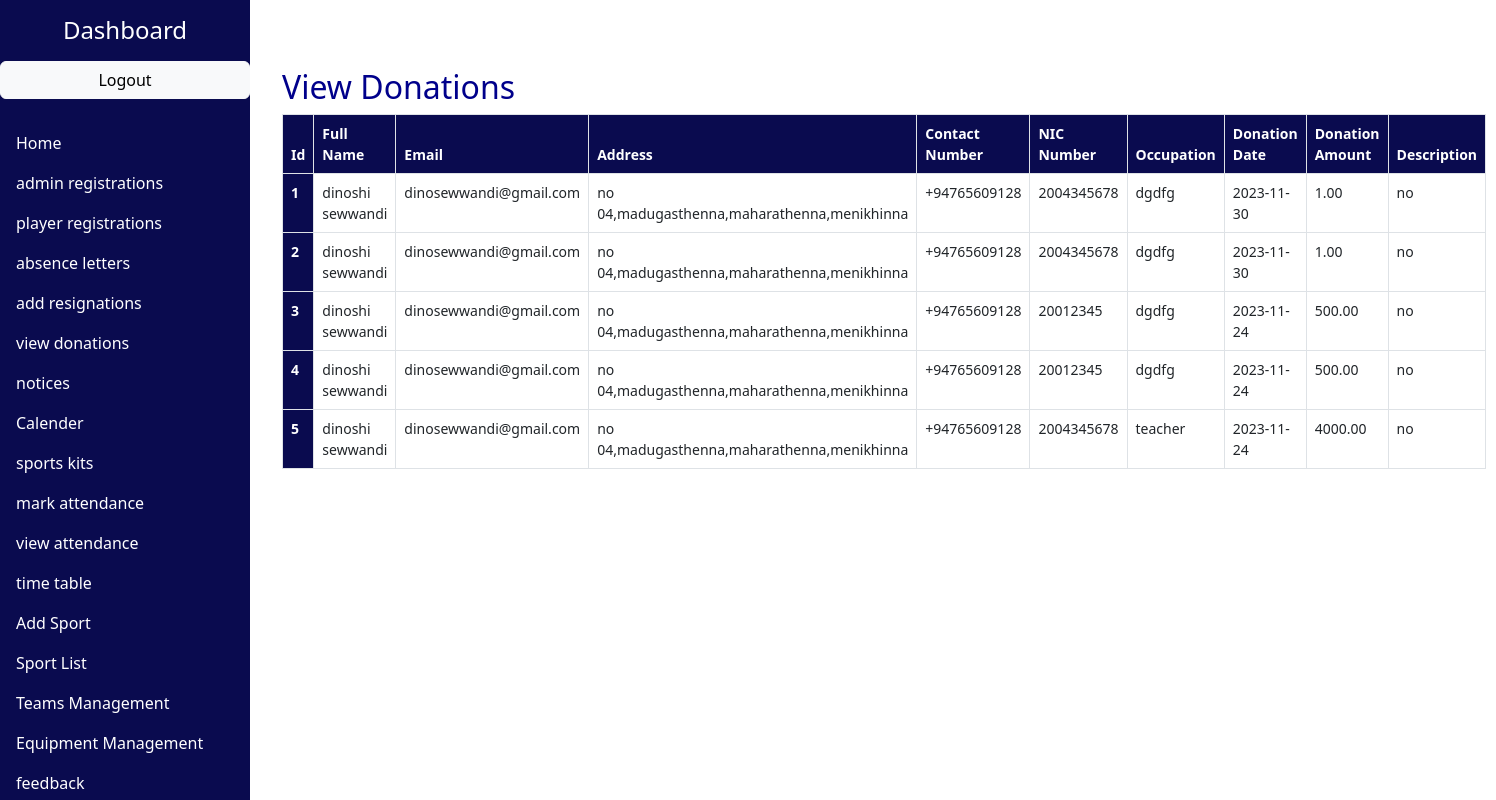
The page /view_donation.php on the database its author committed.
### tables this page shows
CREATE TABLE `donations` (
  `id` int(11) NOT NULL,
  `full_name` varchar(255) NOT NULL,
  `email` varchar(255) NOT NULL,
  `address` varchar(255) NOT NULL,
  `contact_number` varchar(20) NOT NULL,
  `nic_number` varchar(12) NOT NULL,
  `occupation` varchar(255) NOT NULL,
  `donation_date` date NOT NULL,
  `donation_amount` decimal(10,2) NOT NULL,
  `description` text DEFAULT NULL
);

### classes/Donation.php (called while the page is built, shortened)
<?php
class Donation
{
    public static function getAllDonations($db)
    {
        try {
            $query = "SELECT * FROM donations";
            $statement = $db->query($query);
            return $statement->fetchAll(PDO::FETCH_ASSOC);
        } catch (PDOException $exc) {
            die("Error getting donations: " . $exc->getMessage());
        }
    }
}
?>

### view_donation.php (the view, shortened to what this page needs)
<?php
require_once 'classes/Donation.php';
$db = classes\DbConnector::getConnection();
$donations = classes\Donation::getAllDonations($db);
?>
<!DOCTYPE html>
<html lang="en">
<head>
    <link href="https://cdn.jsdelivr.net/npm/bootstrap@5.3.0/dist/css/bootstrap.min.css" rel="stylesheet">
</head>
<body>
  <div class="container-fluid">
    <div class="row">
     <nav class="col-md-2 col-12 sidebar p-0">
             <div class="position-sticky">
          <h4 class="my-3 text-center">Dashboard</h4>
          <ul class="nav flex-column">
            <a href="logout.php" class="btn btn-outline-light btn-primary btn-light" style="color: black;">Logout</a>
<br>
                      <li class="nav-item">
                      <a class="nav-link active" href="admin_dashboard.php">Home</a>
                    </li>
                        <li class="nav-item">
                            <a class="nav-link active" href="admin_registrations.php">admin registrations</a>
                        </li>
                        <li class="nav-item">
                            <a class="nav-link active" href="player_registrations.php">player registrations</a>
                        </li>
                        <li class="nav-item">
                            <a class="nav-link active" href="admin_absence_letters.php">absence letters</a>
                        </li>
                        <li class="nav-item">
                            <a class="nav-link active" href="add_resignation.php">add resignations</a>
                        </li>
                        <li class="nav-item">
                            <a class="nav-link active" href="view_donation.php">view donations</a>
                        </li>
                        <li class="nav-item">
                            <a class="nav-link active" href="admin_notices.php">notices</a>
                        </li>
                        <li class="nav-item">
                            <a class="nav-link active" href="admin_event.php">Calender</a>
                        </li>
                          <li class="nav-item">
                            <a class="nav-link active" href="admin_sport_kit.php">sports kits</a>
                        </li>
                          <li class="nav-item">
                            <a class="nav-link active" href="mark_attendence.php">mark attendance</a>
                        </li>
                          <li class="nav-item">
                            <a class="nav-link active" href="view_attendance1.php">view attendance</a>
                        </li>
                          <li class="nav-item">
                            <a class="nav-link active" href="2.php">time table</a>
                        </li>
                        <li class="nav-item">
                          <a class="nav-link active" href="./add_sport.php">Add Sport</a>
                        </li>
                        <li class="nav-item">
                          <a class="nav-link active" href="./list_sports.php">Sport List</a>
                        </li>
                        <li class="nav-item">
                          <a class="nav-link active" href="./Teams.php">Teams Management</a>
                        </li>
                        <li class="nav-item">
                            <a class="nav-link active" href="./EquipmentStock.php">Equipment Management</a>
                        </li>
            <li class="nav-item">
              <a class="nav-link active" href="admin_feedback.php">feedback</a>
            </li>
          </ul>
        </div>
      </nav>
         <div class="col-md-10 col-12 main-content">
            <div class="col-md-10 col-12">
                <div class="container mt-5">
                    <h2 style="color:darkblue;">View Donations</h2>
                    <table class="table table-bordered">
                        <thead>
                            <tr>
                                <th>Id</th>
                                <th>Full Name</th>
                                <th>Email</th>
                                <th>Address</th>
                                <th>Contact Number</th>
                                <th>NIC Number</th>
                                <th>Occupation</th>
                                <th>Donation Date</th>
                                <th>Donation Amount</th>
                                <th>Description</th>
                            </tr>
                        </thead>
                        <tbody>
                            <?php foreach ($donations as $index => $donation): ?>
                                <tr>
                                    <th>
                                        <?php echo $index + 1; ?>
                                    </th>
                                    <td>
                                        <?= $donation['full_name'] ?>
                                    </td>
                                    <td>
                                        <?= $donation['email'] ?>
                                    </td>
                                    <td>
                                        <?= $donation['address'] ?>
                                    </td>
                                    <td>
                                        <?= $donation['contact_number'] ?>
                                    </td>
                                    <td>
                                        <?= $donation['nic_number'] ?>
                                    </td>
                                    <td>
                                        <?= $donation['occupation'] ?>
                                    </td>
                                    <td>
                                        <?= $donation['donation_date'] ?>
                                    </td>
                                    <td>
                                        <?= $donation['donation_amount'] ?>
                                    </td>
                                    <td>
                                        <?= $donation['description'] ?>
                                    </td>
                                </tr>
                            <?php endforeach; ?>
                        </tbody>
                    </table>
                </div>
            </div>
        </div>
    </div>
</body>
</html>

### view_donation.php (style rules this page uses)
.sidebar { position: fixed; top: 0; left: 0; bottom: 0; background-color: #0A0B4F; color: white; overflow-y: auto; height: 100%; width: 250px; z-index: 1; padding: 20px; margin: 0; }
.main-content { padding: 20px; z-index: 2; position: relative; margin-left: 250px; }
.sidebar .nav-link { color: white; }
.sidebar { background-color: #0A0B4F; color: white; height: 1000px; }
.table { font-size: 14px; }
.table th, .table td { border: 1px solid #dee2e6; padding: 8px; }
.table th { background-color: #0A0B4F; color: white; }

### rows shown on the page
donations: full_name "dinoshi sewwandi", email "dinosewwandi@gmail.com", address "no 04,madugasthenna,maharathenna,menikhinna", contact_number "+94765609128", nic_number "2004345678", occupation "dgdfg", donation_date "2023-11-30", donation_amount "1.00", description "no"
donations: full_name "dinoshi sewwandi", email "dinosewwandi@gmail.com", address "no 04,madugasthenna,maharathenna,menikhinna", contact_number "+94765609128", nic_number "2004345678", occupation "dgdfg", donation_date "2023-11-30", donation_amount "1.00", description "no"
donations: full_name "dinoshi sewwandi", email "dinosewwandi@gmail.com", address "no 04,madugasthenna,maharathenna,menikhinna", contact_number "+94765609128", nic_number "20012345", occupation "dgdfg", donation_date "2023-11-24", donation_amount "500.00", description "no"
donations: full_name "dinoshi sewwandi", email "dinosewwandi@gmail.com", address "no 04,madugasthenna,maharathenna,menikhinna", contact_number "+94765609128", nic_number "20012345", occupation "dgdfg", donation_date "2023-11-24", donation_amount "500.00", description "no"
donations: full_name "dinoshi sewwandi", email "dinosewwandi@gmail.com", address "no 04,madugasthenna,maharathenna,menikhinna", contact_number "+94765609128", nic_number "2004345678", occupation "teacher", donation_date "2023-11-24", donation_amount "4000.00", description "no"
